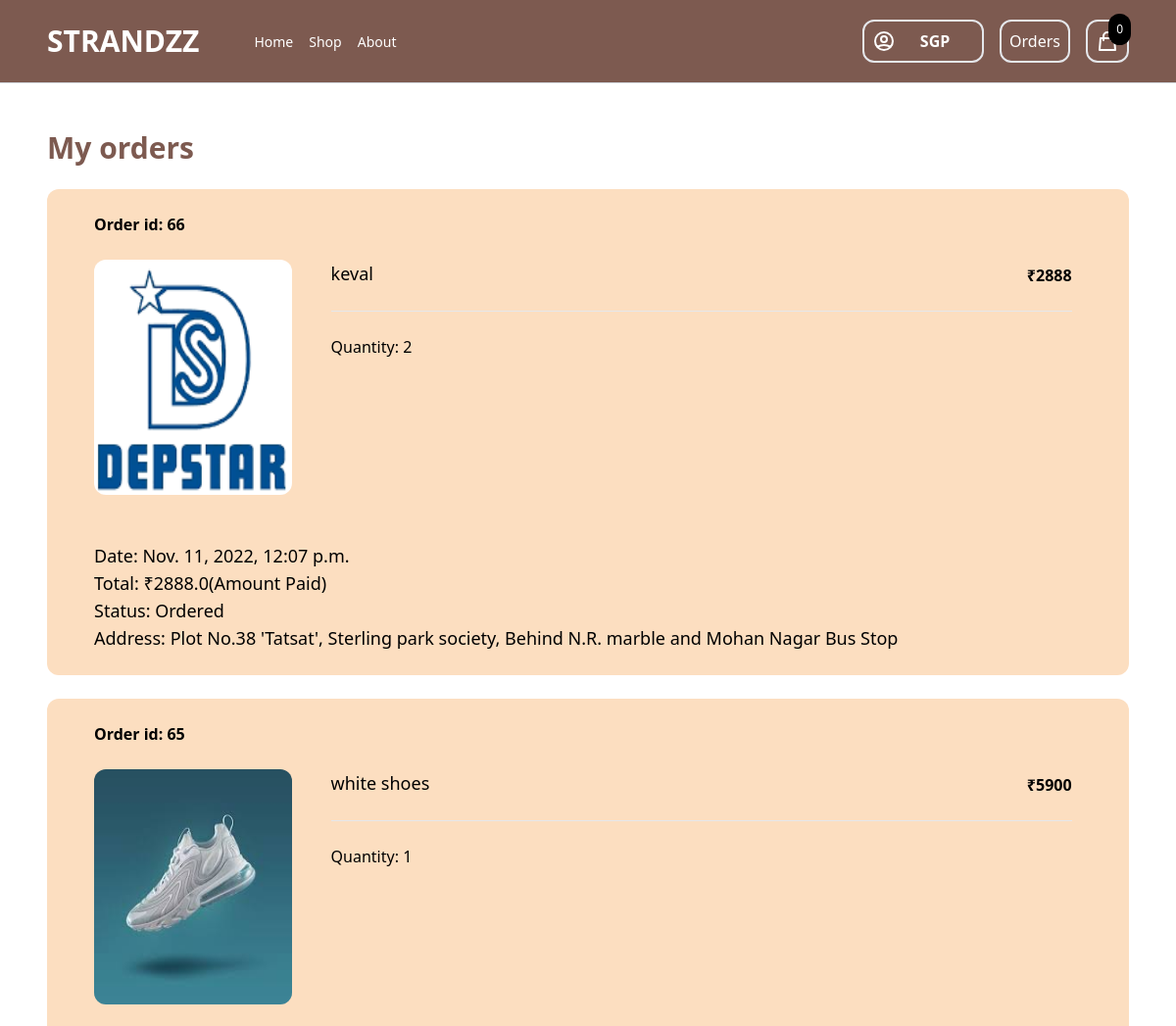
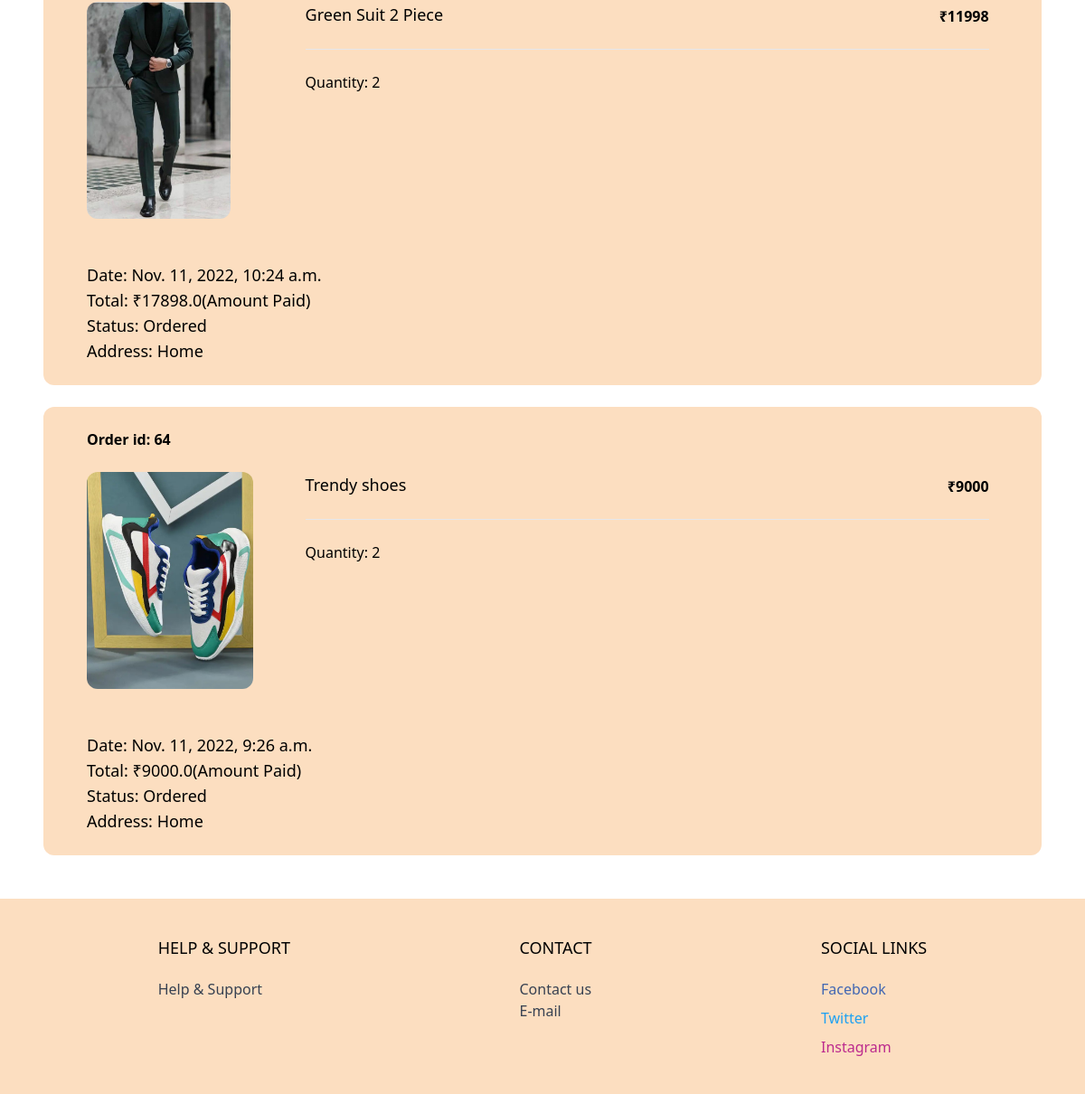
Screenshot of /order/ (signed in) with the database file from the repository (2 pictures, top to bottom).
### order/models.py (models this page shows)
class Order(models.Model):
    ORDERED = 'Ordered'
    SHIPPED = 'Shipped'
    NOTORDERED = 'Not Ordered'
    STATUS_CHOICES = (
        (ORDERED, 'Ordered'),
        (SHIPPED, 'Shipped'),
        (NOTORDERED, 'Not Ordered')
    )
    user = models.ForeignKey(User, related_name='orders', blank=True, null=True, on_delete=models.CASCADE)
    first_name = models.CharField(max_length=255)
    last_name = models.CharField(max_length=255)
    email = models.CharField(max_length=255)
    address = models.CharField(max_length=255)
    zipcode = models.CharField(max_length=255)
    place = models.CharField(max_length=255)
    phone = models.CharField(max_length=255)
    created_at = models.DateTimeField(auto_now_add=True)
    paid = models.BooleanField(default=False)
    paid_amount = models.IntegerField(blank=True, null=True)
    status = models.CharField(max_length=20, choices=STATUS_CHOICES, default=NOTORDERED)
    class Meta:
        ordering = ('-created_at',)
    def get_total_price(self):
        if self.paid_amount:
            return self.paid_amount/100
        return 0

class OrderItem(models.Model):
    order = models.ForeignKey(Order, related_name='items', on_delete=models.CASCADE)
    product = models.ForeignKey(Product, related_name='items', on_delete=models.CASCADE)
    price = models.IntegerField()
    quantity = models.IntegerField(default=1)
    def get_total_price(self):
        return self.price

### product/models.py (models this page shows, shortened)
class Product(models.Model):
    category = models.ForeignKey(Category, related_name='products', on_delete=models.CASCADE)
    Trending = models.BooleanField()
    name = models.CharField(max_length=255)
    slug = models.SlugField()
    description = models.TextField(blank=True, null=True)
    price = models.IntegerField()
    created_at = models.DateTimeField(auto_now_add=True)
    image = models.ImageField(upload_to='uploads/', blank=True, null=True)
    thumbnail = models.ImageField(upload_to='uploads/', blank=True, null=True)
    class Meta:
        ordering = ('-created_at',)
    def get_thumbnail(self):
        if self.thumbnail:
            return self.thumbnail.url

### core/views.py (the view)
# urls.py: path('order/', order, name='order'),
def order(request):
    return render(request, 'order/order.html')

### cart/cart.py (called while the page is built)
    def __len__(self):
        return sum(item['quantity'] for item in self.cart.values())

### cart/context_processors.py (called while the page is built)
def cart(request):
    return {'cart': Cart(request)}

### order/templates/order/order.html (shortened to what this page needs)
{% extends 'core/base.html' %}
{% block content %}
<div class="max-w-6xl mx-auto p-6">
    <h2 class="my-6 text-3xl text-[#7D5A50] font-bold">My orders</h2>
    {% for order in request.user.orders.all %}
        <div class="w-full mb-6 p-6 pl-12 flex flex-wrap bg-[#FCDEC0] rounded-xl">
            <div class="mb-6 flex justify-between">
                <a href="#" class="font-bold">Order id: {{ order.id }}</a>
            </div>
            <div class="mb-6 w-full">
                {% for item in order.items.all %}
                    <div class="product mb-6 flex pr-6">
                        <a href="#" class="w-1/5">
                            <img class="hover:shadow-lg rounded-xl h-60" src="{{ item.product.get_thumbnail }}">
                        </a>
                        <div class="w-3/4 ml-10">
                            <div class="flex justify-between">
                                <a href="#" class="text-lg">{{ item.product.name }}</a>
                                <p class="mb-6 pt-1 text-[#000000] font-bold">₹{{ item.get_total_price }}</p>
                            </div>
                            <hr>
                            <div class="mt-6">
                                Quantity: {{ item.quantity }}
                            </div>
                        </div>
                    </div>
                {% endfor %}
            </div>
            <div>
                <p class="text-lg">Date: {{ order.created_at }}</p>
                <p class="text-lg">Total: ₹{{ order.get_total_price }}{% if order.paid %}(Amount Paid){% else %}(Amount Not Paid){% endif %}</p>
                <p class="text-lg">Status: {{ order.status }}</p>
                <p class="text-lg">Address: {{ order.address }}</p>
            </div>
        </div>
    {% endfor %}
</div>
{% endblock %}

### core/templates/core/base.html (shortened to what this page needs)
<!doctype html>
{% load static %}
<html>
    <head>
        <script src="https://cdn.tailwindcss.com"></script>
    </head>
    <body>
        <div class="flex flex-col h-screen">
        <nav class="border-b border-gray-300 bg-[#7D5A50] sticky top-0 z-50" id='navbar'>
            <div class="max-w-6xl mx-auto py-2 px-6 xl:px-0 flex items-center justify-between">
                <div class="menu-left flex items-center space-x-12">
                    <a href="{% url 'frontpage' %}" class="py-4 text-3xl text-[#FFFFFF] font-semibold">STRANDZZ</a>
                    <ul class="flex items-center text-[#FFFFFF]">
                        <li><a href="{% url 'frontpage' %}" class="text-sm hover:border hover:rounded-xl p-2">Home</a></li>
                        <li><a href="{% url 'shop' %}" class="text-sm hover:border hover:rounded-xl p-2">Shop</a></li>
                        <li><a href="{% url 'about' %}" class="text-sm hover:border hover:rounded-xl p-2">About</a></li>
                    </ul>
                </div>
                <div class="menu-right flex items-center space-x-4">
                    <div class='{% if not request.user.is_authenticated %} bg-[#E5B299] border-[#E5B299] {% endif %} border-2 border-[#00000] flex items-center p-2 rounded-xl hover:border-[#000000]'>
                        <a href="{% url 'myaccount' %}">
                            <svg xmlns="http://www.w3.org/2000/svg" class="h-6 w-6" fill="none" viewBox="0 0 24 24" stroke="{% if request.user.is_authenticated %} #FFFFFF {% else %} #000000 {% endif %}">
                                <path stroke-linecap="round" stroke-linejoin="round" stroke-width="2" d="M5.121 17.804A13.937 13.937 0 0112 16c2.5 0 4.847.655 6.879 1.804M15 10a3 3 0 11-6 0 3 3 0 016 0zm6 2a9 9 0 11-18 0 9 9 0 0118 0z" />
                            </svg>
                        </a>
                        {% if request.user.is_authenticated %}
                            <a href="{% url 'myaccount' %}" class="text-[#FFFFFF] uppercase w-20 text-center font-bold  ">{{ request.user.first_name }}</a>
                        {% else %}
                            <a href="{% url 'myaccount' %}" class="text-[#000000] w-20 text-center font-bold">SIGN IN</a>
                        {% endif %}
                    </div>
                    <div class="border-2 rounded-xl p-2 hover:border-[#000000]">
                        <a class="text-white" href="{% url 'order' %}">Orders</a>
                    </div>
                    <div
                        class="border-2 p-2 rounded-xl hover:border-[#000000]"
                        hx-get="{% url 'hx_menu_cart' %}"
                        hx-trigger="update-menu-cart from:body"
                        hx-swap="innerHTML"
                    >
                        {% include 'cart/partials/menu_cart.html' %}
                    </div>
                </div>
            </div>
        </nav>
        <main class="mb-auto">
            {% block content %}
            {% endblock %}
        </main>
        <footer class="bg-[#FCDEC0]">
            <div class="max-w-6xl mx-auto py-10 px-6 xl:px-0 md:flex justify-around">
                <div class="footer-left mb-12 md:mb-0">
                    <h2 class="mb-5 uppercase text-lg">Help & Support</h2>
                    <a href="{% url 'help' %}" class="text-gray-700 hover:text-[#000000] hover:font-bold">Help & Support</a>
                </div>
                <div class="footer-middle mb-12 w-20 md:mb-0">
                    <h2 class="mb-5 uppercase text-lg ">Contact</h2>
                    <ul><a href="{% url 'contact' %}" class="text-gray-700 hover:text-[#000000] hover:font-bold">Contact us</a></ul>
                    <ul><button type='button' onclick="toggleText()" class="text-gray-700 hover:text-[#000000] hover:font-bold">E-mail</button><ul>
                </div>
                <div class="footer-right">
                    <h2 class="mb-5 uppercase text-lg">Social links</h2>
                    <ul class="space-y-2">
                        <li><a href="https://www.facebook.com/campaign/landing.php?campaign_id=14884913640&extra_1=s%7Cc%7C589460569891%7Cb%7Cfacebook%20signin%7C&placement=&creative=589460569891&keyword=facebook%20signin&partner_id=googlesem&extra_2=campaignid%3D14884913640%26adgroupid%3D128696221832%26matchtype%3Db%26network%3Dg%26source%3Dnotmobile%26search_or_content%3Ds%26device%3Dc%26devicemodel%3D%26adposition%3D%26target%3D%26targetid%3Dkwd-3821998899%26loc_physical_ms%3D1007754%26loc_interest_ms%3D%26feeditemid%3D%26param1%3D%26param2%3D&gclid=CjwKCAjw-L-ZBhB4EiwA76YzOdXTTeLKpWN7Ef7rM4KEGspT-ORTcTHKWjpxvA-3ojBSADaa1_xWuBoCkX0QAvD_BwE" class="text-[#4267B2] hover:text-[#4267B2] hover:font-bold">Facebook</a></li>
                        <li><a href="https://twitter.com/i/flow/login" class="text-[#1DA1F2] hover:text-[#1DA1F2] hover:font-bold">Twitter</a></li>
                        <li><a href="https://www.instagram.com/" class="text-[#BC2A8D] hover:text-[#BC2A8D] hover:font-bold">Instagram</a></li>
                    </ul>
                </div>
            </div>
        </footer>
        </div>
    </body>
</html>

### cart/templates/cart/partials/menu_cart.html
<a href="{% url 'cart' %}" id="menu-cart-button" class="relative">
    <svg xmlns="http://www.w3.org/2000/svg" class="h-6 w-6" fill="none" viewBox="0 0 24 24" stroke="#FFFFFF">
        <path stroke-linecap="round" stroke-linejoin="round" stroke-width="2" d="M16 11V7a4 4 0 00-8 0v4M5 9h14l1 12H4L5 9z" />
    </svg>
    <span class="p-2 absolute -top-4 -right-3 bg-[#000000] text-[#FFFFFF] text-xs rounded-full">{{ cart|length }}</span>
</a>

### rows the page displays
Order: id "66", created_at "Nov. 11, 2022, 12:07 p.m.", get_total_price "2888.0", paid "(Amount Paid)", status "Ordered", address "Plot No.38 'Tatsat', Sterling park society, Behind N.R. marble and Mohan Nagar Bus Stop"
OrderItem: product.get_thumbnail (picture), product.name "keval", get_total_price "2888", quantity "2"
Order: id "65", created_at "Nov. 11, 2022, 10:24 a.m.", get_total_price "17898.0", paid "(Amount Paid)", status "Ordered", address "Home"
OrderItem: product.get_thumbnail (picture), product.name "white shoes", get_total_price "5900", quantity "1"
OrderItem: product.get_thumbnail (picture), product.name "Green Suit 2 Piece", get_total_price "11998", quantity "2"
Order: id "64", created_at "Nov. 11, 2022, 9:26 a.m.", get_total_price "9000.0", paid "(Amount Paid)", status "Ordered", address "Home"
OrderItem: product.get_thumbnail (picture), product.name "Trendy shoes", get_total_price "9000", quantity "2"

### other values shown
{{ request.user.first_name }} "SGP"
{{ cart|length }} "0"
